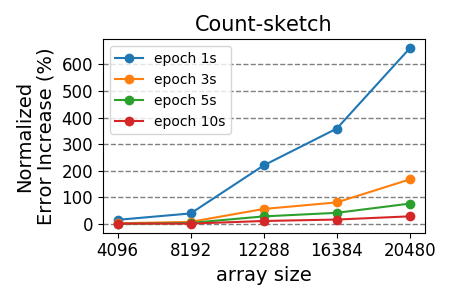

This chart was generated by the following Python code:
pcap_file_name="equinix-chicago.dirA.20160121-130000.UTC.anon.pcap"
pcap_file_name_list = ["equinix-chicago.dirA.20160121-130000.UTC.anon.pcap",
                        "equinix-chicago.dirA.20160121-130100.UTC.anon.pcap",
                        "equinix-chicago.dirA.20160121-130200.UTC.anon.pcap",
                        "equinix-chicago.dirA.20160121-130300.UTC.anon.pcap",
                        "equinix-chicago.dirA.20160121-130400.UTC.anon.pcap"]

from data_helper.data_path_helper.sketch_cp_path_helper import get_sketch_cp_cs_path
from python_lib.pkl_saver import PklSaver

from statistics import median

width = 4096
overall_data = []

for epoch in [1,3,5,10]:
for epoch in [1,3,5,10]:
    epoch_data = []
    for row in [1, 2, 3, 4, 5]:

        data_normal = []
        data_aug = []

        for pcap_file_name in pcap_file_name_list:
            cp_output_path = get_sketch_cp_cs_path(hash_set_num=1, w=width, d=row, l=1, sketch_aug=False, crc=True, epoch=epoch, pcap_file_name=pcap_file_name)
            saver = PklSaver(cp_output_path, "data.pkl")
            load_data = saver.load()
            data_normal += load_data

            cp_output_path = get_sketch_cp_cs_path(hash_set_num=1, w=width, d=row, l=1, sketch_aug=True, crc=True, epoch=epoch, pcap_file_name=pcap_file_name)
            saver = PklSaver(cp_output_path, "data.pkl")
            load_data = saver.load()
            data_aug += load_data

        metric = (median(data_aug)-median(data_normal)) / median(data_normal) * 100
        print("epoch(%d) row(%d) %.2f - %.2f = %.2f " % (epoch, row, median(data_aug), median(data_normal), median(data_aug) -median(data_normal)))
        
        epoch_data.append(metric)

    overall_data.append(epoch_data)

# print(overall_data)
print(overall_data[0])
print(overall_data[1])
print(overall_data[2])
print(overall_data[3])

import matplotlib.pyplot as plt

fig_size = (4.5, 3)

fig, ax = plt.subplots(figsize=fig_size)

linest = "-"
markerst = 'o'

x_label = ["4096", "8192", "12288", "16384", "20480"]
ax.plot(x_label, overall_data[0], label='epoch 1s', color="C0", marker=markerst, linestyle=linest)
ax.plot(x_label, overall_data[1], label='epoch 3s', color="C1", marker=markerst, linestyle=linest)
ax.plot(x_label, overall_data[2], label='epoch 5s', color="C2", marker=markerst, linestyle=linest)
ax.plot(x_label, overall_data[3], label='epoch 10s', color="C3", marker=markerst, linestyle=linest)
ax.set_ylabel('Normalized\nError Increase (%)', fontsize=14)
ax.set_xlabel('array size', fontsize=14)
plt.tick_params(labelsize=12)
plt.grid(color='gray', linestyle='--', linewidth=1, axis='y')
# plt.xticks(x_label)
ax.set_title('Count-sketch', fontsize=15)
from matplotlib.ticker import MultipleLocator
ax.yaxis.set_major_locator(MultipleLocator(100))

fig.tight_layout()
plt.legend()
plt.savefig("/Users/hnamkung/Desktop/cs.png")
plt.show()





